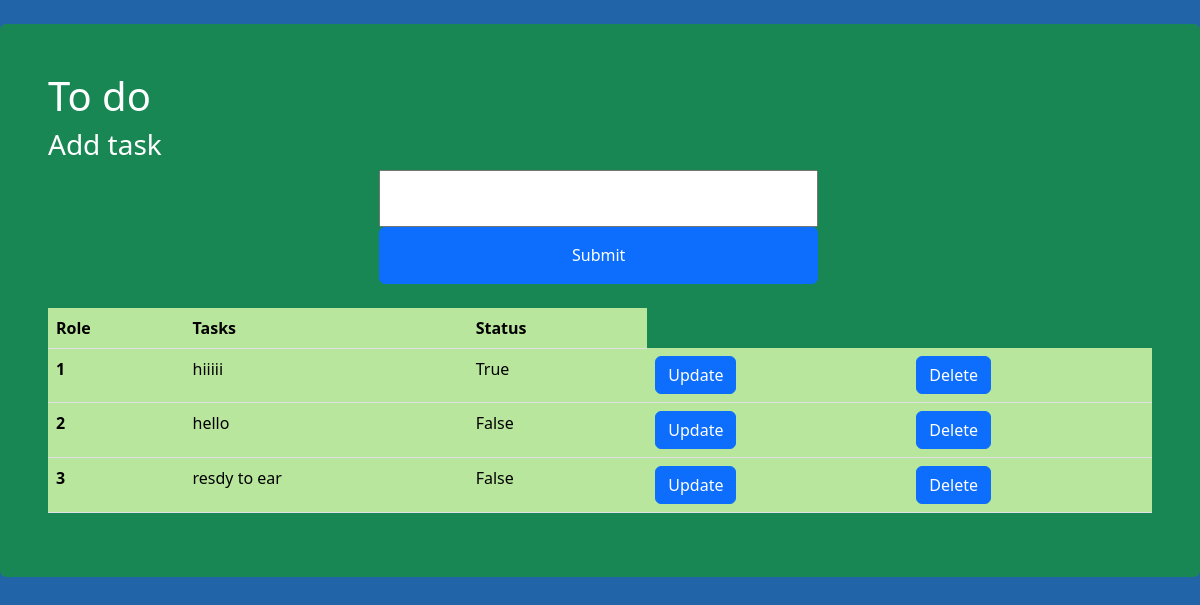
Before: / with the older database file.
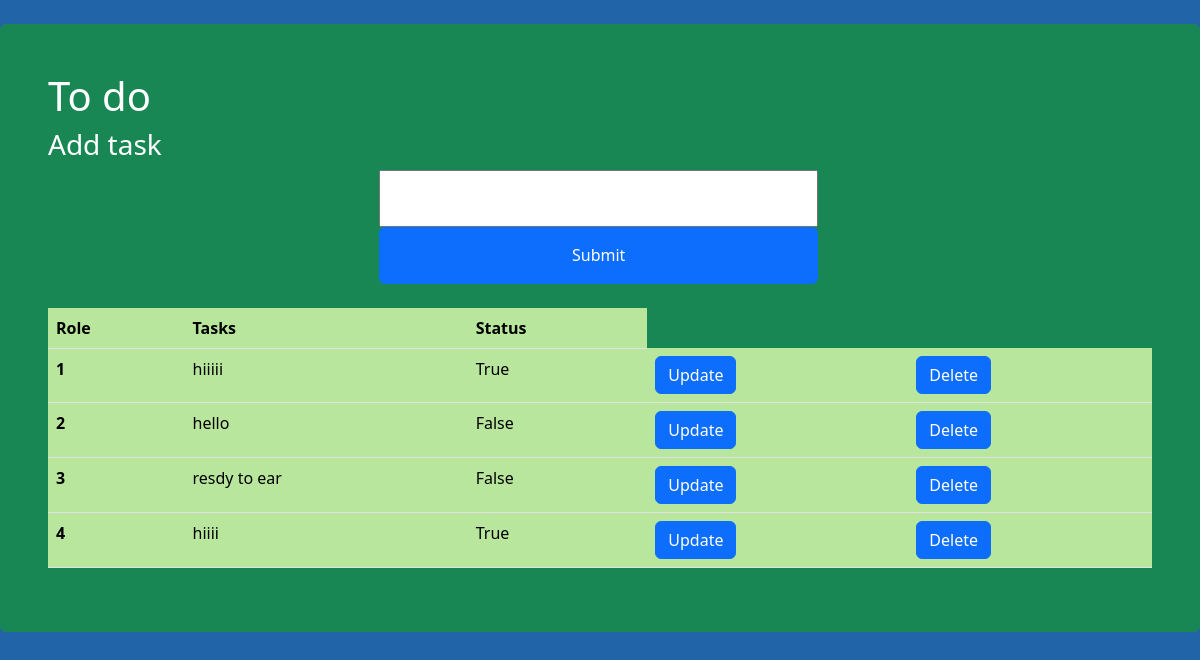
After: the same page with the newer database file.
### todoapp/models.py (models this page shows, shortened)
class Task(models.Model):
    title = models.CharField(max_length = 200)
    complete = models.BooleanField(default=False)
    created = models.DateTimeField(auto_now_add=True)

### todoapp/views.py (the view)
# urls.py: 2. Add a URL to urlpatterns:  path('', views.home, name='home')
def home(request):
    task = Task.objects.all()
    form = Taskform()
    if request.method == 'POST':
        form = Taskform(request.POST)
        if form.is_valid():
            form.save()
            return redirect('/')
    params = {'task':task,'form':form}
    return render(request,'home.html',params)

### todoapp/forms.py
class Taskform(forms.ModelForm):
    class Meta:
        model = Task
        fields = '__all__'

### todoapp/templates/home.html (shortened to what this page needs)
<!doctype html>
<html lang="en">
  <head>
    <link href="https://cdn.jsdelivr.net/npm/bootstrap@5.3.3/dist/css/bootstrap.min.css" rel="stylesheet">
  </head>
  <body>
    <div class="mt-4 p-5 bg-success text-white rounded">
        <marquee direction="left" behavior="alternate" >
            <h1>To do</h1>
            </marquee>
    <marquee direction="right" behavior="alternate" >
        <h3>Add task</h3>
        </marquee>
    <form method="post" action="/">
        {{form.title}}
        <input class="btn btn-primary" type="submit" name="Create Task">
    </form><br>
    <table class="table">
        <thead>
          <tr>
            <th scope="col">Role</th>
            <th scope="col">Tasks</th>
            <th scope="col">Status</th>
          </tr>
          {%for task in task%}
        </thead>
        <tbody>
          <tr>
            <th scope="row">{{forloop.counter}}</th>
            <td>{{task.title}}</td>
            <td>{{task.complete}}</td>
            <td><a class="btn btn-primary" href="{% url 'update_task' task.id %}">Update</a></td>
            <td><a class="btn btn-primary" href="{% url 'remove' task.id %}">Delete</a></td>
          </tr>
          {%endfor%}
        </tbody>
      </table>
</div>
  </body>
</html>

Changed rows visible on the page:
added Task: title "hiiii", complete "True"
